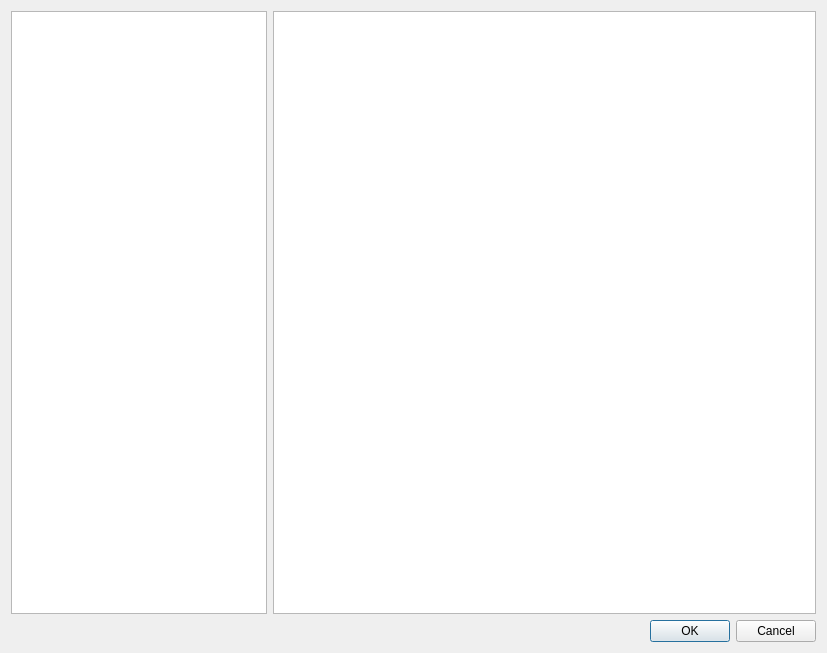
<?xml version="1.0" encoding="UTF-8"?>
<ui version="4.0">
 <class>TableStructSqlDlg</class>
 <widget class="QDialog" name="TableStructSqlDlg">
  <property name="geometry">
   <rect>
    <x>0</x>
    <y>0</y>
    <width>827</width>
    <height>653</height>
   </rect>
  </property>
  <property name="windowTitle">
   <string>Dialog</string>
  </property>
  <layout class="QVBoxLayout" name="verticalLayout">
   <item>
    <layout class="QHBoxLayout" name="horizontalLayout" stretch="0,1">
     <item>
      <widget class="QTreeView" name="treeView"/>
     </item>
     <item>
      <widget class="CodeEditor" name="plainTextEdit"/>
     </item>
    </layout>
   </item>
   <item>
    <widget class="QDialogButtonBox" name="buttonBox">
     <property name="orientation">
      <enum>Qt::Horizontal</enum>
     </property>
     <property name="standardButtons">
      <set>QDialogButtonBox::Cancel|QDialogButtonBox::Ok</set>
     </property>
    </widget>
   </item>
  </layout>
 </widget>
 <customwidgets>
  <customwidget>
   <class>CodeEditor</class>
   <extends>QPlainTextEdit</extends>
   <header>codeeditor/codeeditor.h</header>
  </customwidget>
 </customwidgets>
 <resources/>
 <connections>
  <connection>
   <sender>buttonBox</sender>
   <signal>accepted()</signal>
   <receiver>TableStructSqlDlg</receiver>
   <slot>accept()</slot>
   <hints>
    <hint type="sourcelabel">
     <x>248</x>
     <y>254</y>
    </hint>
    <hint type="destinationlabel">
     <x>157</x>
     <y>274</y>
    </hint>
   </hints>
  </connection>
  <connection>
   <sender>buttonBox</sender>
   <signal>rejected()</signal>
   <receiver>TableStructSqlDlg</receiver>
   <slot>reject()</slot>
   <hints>
    <hint type="sourcelabel">
     <x>316</x>
     <y>260</y>
    </hint>
    <hint type="destinationlabel">
     <x>286</x>
     <y>274</y>
    </hint>
   </hints>
  </connection>
 </connections>
</ui>
